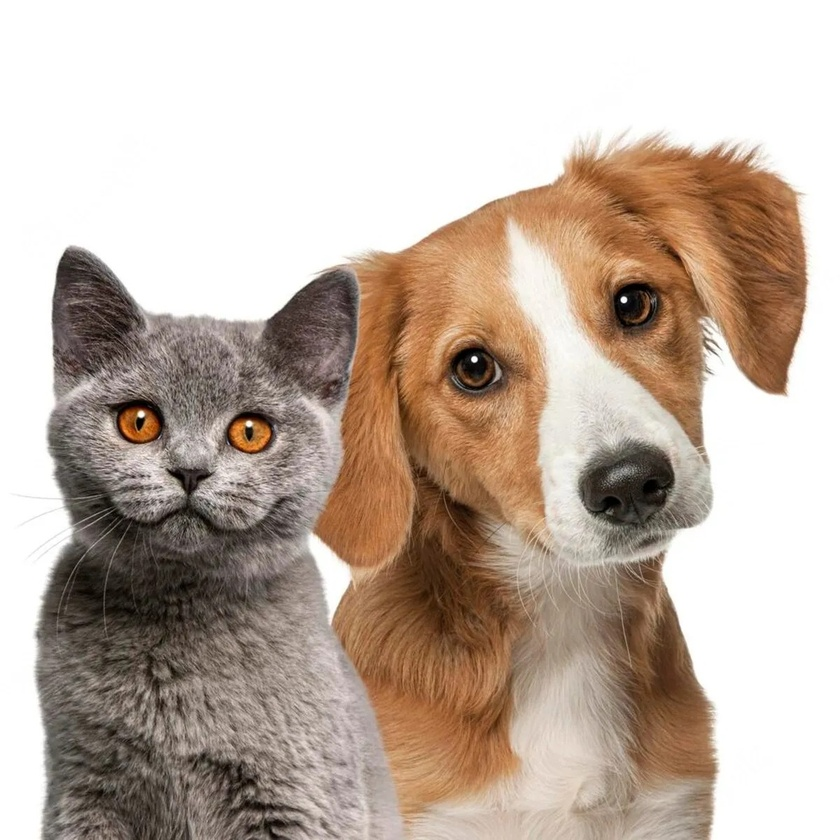
#> input picture 2 - Visão de Computador e Stable Diffusion/Aula 4/lab04/images/test.jpg, 840 x 840 px, shrunk from 1200 x 1200 before the run, given in place of the camera
$ python ex_09_CamShif_solt.py
#> lines starting #> are read from the running program, lines starting #| are printed output that depends on the picture; after the words box and inside, x2 and y2 are one past the last pixel; in counts of white or black regions, pixels touching at a corner belong together
import numpy as np
import cv2

# Iniciar a captura da webcam
cap = cv2.VideoCapture(0)

# Ler o primeiro frame da webcam
ret, frame = cap.read()
#> frame is the input picture: shape (840, 840, 3); mean B, G, R 164.9, 177, 192.7
if not ret:
    print("Não foi possível ler o primeiro frame da webcam.")
    cap.release()
    cv2.destroyAllWindows()
    exit()

rows, cols = frame.shape[:2]
#> rows = 840; cols = 840

# Definir as dimensões da janela (ROI) no centro do frame
windowWidth = 150
windowHeight = 200
windowCol = int((cols - windowWidth) / 2)
#> windowCol = 345
windowRow = int((rows - windowHeight) / 2)
#> windowRow = 320
window = (windowCol, windowRow, windowWidth, windowHeight)
#> window = (345, 320, 150, 200)

# Extrair a ROI e converter para HSV
roi = frame[windowRow:windowRow + windowHeight, windowCol:windowCol + windowWidth]
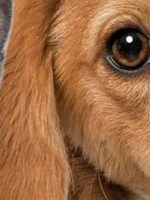
#> roi: shape (200, 150, 3); mean B, G, R 65.2, 104.3, 155.7
roiHsv = cv2.cvtColor(roi, cv2.COLOR_BGR2HSV)
#> roiHsv: shape (200, 150, 3); mean H, S, V 14.1, 149.9, 155.7

# Definir limites para ignorar áreas escuras
lowLimit = np.array((0., 60., 32.))
highLimit = np.array((180., 255., 255.))
mask = cv2.inRange(roiHsv, lowLimit, highLimit)
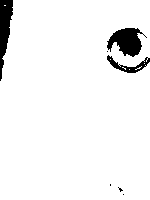
#> mask: shape (200, 150); 94.8% white; 7 black regions (4 under 20 px), largest, box (x1, y1, x2, y2) and area: (107, 28, 147, 57) 676, (0, 0, 13, 81) 608, (107, 55, 150, 73) 250

# Calcular e normalizar o histograma da ROI
roiHist = cv2.calcHist([roiHsv], [0], mask, [180], [0, 180])
#> roiHist = 180 values, max 14031 at index 13, min 0 at index 0, mean 158.1
cv2.normalize(roiHist, roiHist, 0, 255, cv2.NORM_MINMAX)

# Critérios de paragem do CamShift: 10 iterações ou movimento < 1 píxel
terminationCriteria = (cv2.TERM_CRITERIA_EPS | cv2.TERM_CRITERIA_COUNT, 10, 1)

while True:
    ret, frame = cap.read()
    if not ret:
        break

    # Início da medição de tempo
    tick_start = cv2.getTickCount()

    # Converter o frame atual para HSV
    frameHsv = cv2.cvtColor(frame, cv2.COLOR_BGR2HSV)
#> frameHsv: shape (840, 840, 3); mean H, S, V 9.2, 49.6, 192.7

    # Backprojection do histograma na imagem atual
    backprojectedFrame = cv2.calcBackProject([frameHsv], [0], roiHist, [0, 180], 1)
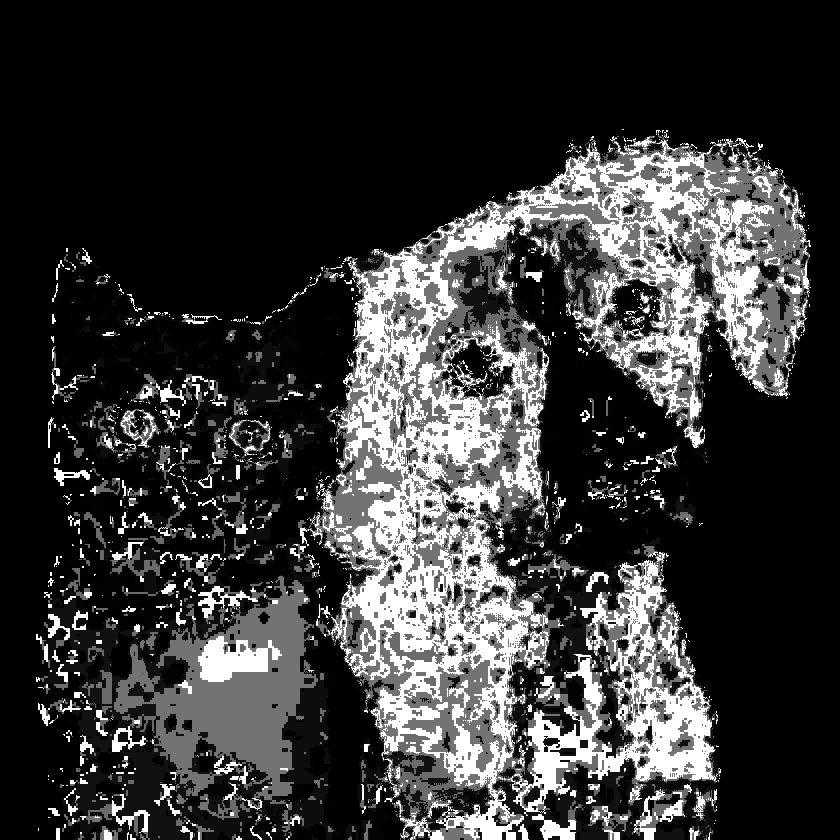
#> backprojectedFrame: shape (840, 840); min 0, max 255, mean 55.3

    # Aplicar a mesma máscara para ignorar áreas escuras
    mask = cv2.inRange(frameHsv, lowLimit, highLimit)
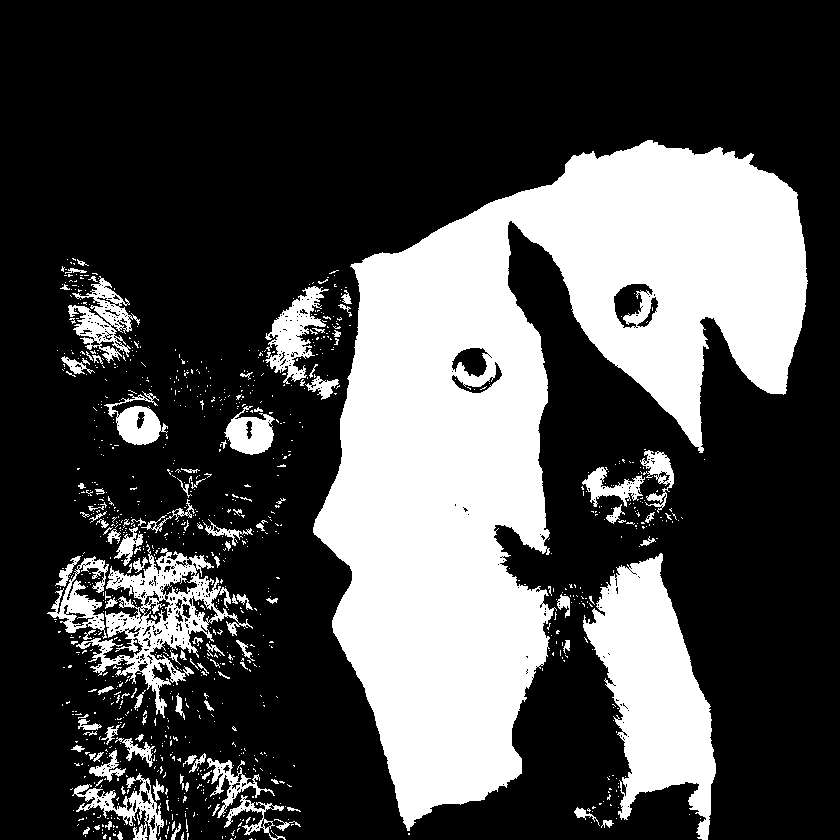
#> mask: shape (840, 840); 29.3% white; 1039 white regions (926 under 20 px), largest, box (x1, y1, x2, y2) and area: (313, 140, 808, 831) 154316, (583, 553, 716, 840) 19742, (76, 544, 253, 718) 7818
    backprojectedFrame &= mask
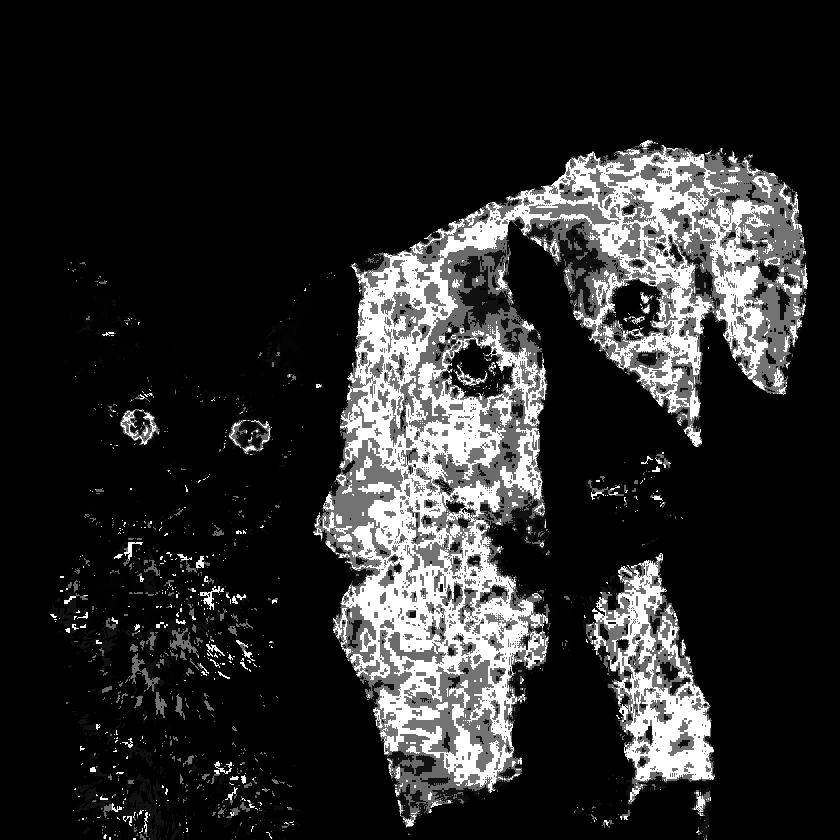
#> backprojectedFrame: shape (840, 840); 19.21% of pixels changed, all inside (x1, y1, x2, y2) = (36, 129, 815, 840)

    # Aplicar o CamShift para encontrar o novo retângulo rotacionado
    rotated_rect, window = cv2.CamShift(backprojectedFrame, window, terminationCriteria)
#> rotated_rect = ((415.5, 463.5), (175.2, 242.7), 179.4); window = (327, 341, 177, 245)

    # Desenhar o polígono resultante do CamShift
    points = cv2.boxPoints(rotated_rect)
#> points = [[501.9, 341.3], [504.3, 584], [329.1, 585.7], [326.7, 343]]
    points = points.astype(int)
#> points = [[501, 341], [504, 584], [329, 585], [326, 342]]
    frame = cv2.polylines(frame, [points], True, (255, 0, 0), 2)
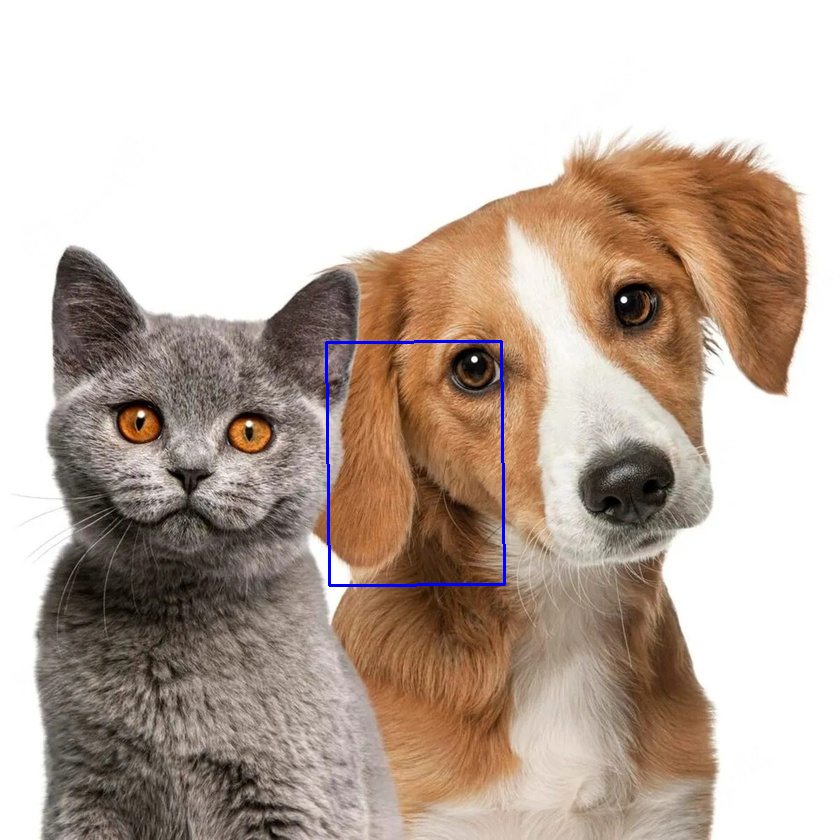
#> frame: shape (840, 840, 3); 0.35% of pixels changed, all inside (x1, y1, x2, y2) = (325, 340, 506, 587)

    # Fim da medição de tempo
    tick_end = cv2.getTickCount()
    time_per_frame = (tick_end - tick_start) / cv2.getTickFrequency()

    # Mostrar o tempo por frame (opcional)
    print(f"Tempo por frame: {time_per_frame:.6f} segundos")

    cv2.imshow('CamShift Tracking', frame)
    k = cv2.waitKey(60) & 0xFF
#> (key Esc is pressed here)
    if k == 27:  # Tecla ESC para sair
        break

# Libertar recursos
cap.release()
cv2.destroyAllWindows()
